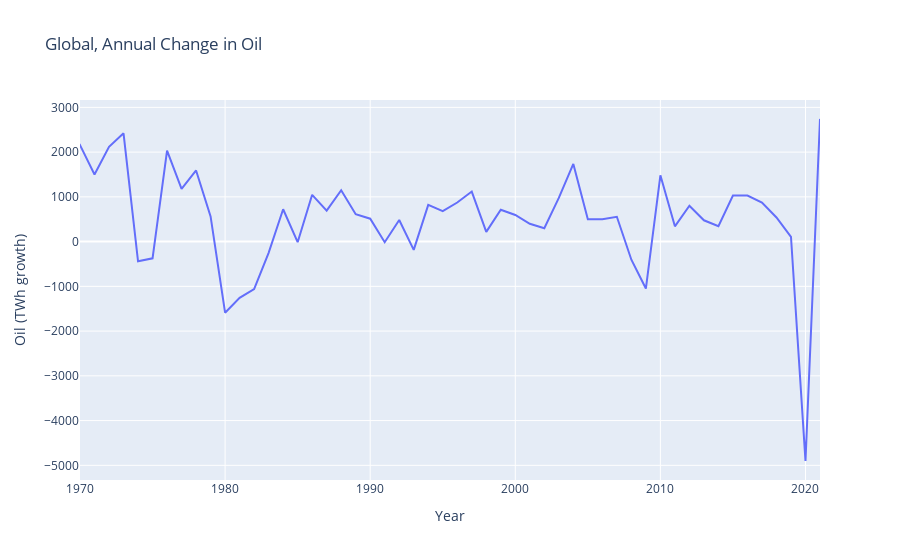

Write notebook code for a chart like this one.
### Code cell
import pandas as pd
import plotly.graph_objects as go
import matplotlib.pyplot as plt
import seaborn as sns

# Load the oil data
df_oil = pd.read_csv("data/annual-change-oil.csv")

# Filter the data for the 'World' entity
world_df = df_oil[df_oil['Entity'] == 'World']

# Create the Plotly figure for oil
fig_oil = go.Figure()
fig_oil.add_trace(go.Scatter(x=world_df['Year'], y=world_df['Oil (TWh growth)']))

# Update the layout for oil
fig_oil.update_layout(
    title='Global, Annual Change in Oil',
    xaxis_title='Year',
    yaxis_title='Oil (TWh growth)',
    xaxis_range=[1970, 2021]
)

# Load the temperature data


# Create the Seaborn barplot for temperature
plt.subplots(figsize=(12, 2))
plt.xticks(rotation=90)
sns.barplot(data=temp_df,x=temp_df.index, y="change", hue='sign',linewidth=0.1).set(title='Global Temperature Changes')
plt.legend('', frameon=False);
plt.show()

# Display the oil plot
fig_oil.show()

### Figure 1 — Plotly figure (JSON) as saved in the notebook; plotly's stock layout.template omitted (floating-point values rounded to 4 significant figures)
{"data": [{"type": "scatter", "x": [1966, 1967, 1968, 1969, 1970, 1971, 1972, 1973, 1974, 1975, 1976, 1977, 1978, 1979, 1980, 1981, 1982, 1983, 1984, 1985, 1986, 1987, 1988, 1989, 1990, 1991, 1992, 1993, 1994, 1995, 1996, 1997, 1998, 1999, 2000, 2001, 2002, 2003, 2004, 2005, 2006, 2007, 2008, 2009, 2010, 2011, 2012, 2013, 2014, 2015, 2016, 2017, 2018, 2019, 2020, 2021, 2022], "y": [1356.0, 1392.0, 1755.0, 1864.0, 2157.0, 1501.0, 2119.0, 2421.0, -439.8, -373.9, 2035.0, 1178.0, 1590.0, 564.2, -1589.0, -1257.0, -1060.0, -251.5, 723.5, -13.03, 1046.0, 691.5, 1147.0, 612.6, 512.5, -13.53, 484.1, -185.8, 820.7, 678.7, 873.9, 1119.0, 216.7, 713.0, 594.8, 399.2, 298.8, 976.2, 1736.0, 499.9, 500.2, 555.0, -405.2, -1049.0, 1482.0, 341.2, 801.1, 476.6, 344.4, 1029.0, 1029.0, 873.9, 538.7, 107.7, -4903.0, 2740.0, 1620.0]}], "layout": {"autosize": true, "title": {"text": "Global, Annual Change in Oil"}, "xaxis": {"range": [1970, 2021], "title": {"text": "Year"}, "type": "linear"}, "yaxis": {"autorange": true, "range": [-5328.0, 3165.0], "title": {"text": "Oil (TWh growth)"}, "type": "linear"}}}
